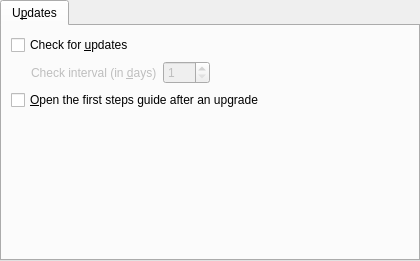
<?xml version="1.0" encoding="UTF-8"?>
<ui version="4.0">
 <class>PrefUpdates</class>
 <widget class="QWidget" name="PrefUpdates">
  <property name="geometry">
   <rect>
    <x>0</x>
    <y>0</y>
    <width>420</width>
    <height>261</height>
   </rect>
  </property>
  <layout class="QVBoxLayout">
   <property name="margin">
    <number>0</number>
   </property>
   <item>
    <widget class="QTabWidget" name="updates_tab">
     <property name="currentIndex">
      <number>0</number>
     </property>
     <widget class="QWidget" name="tab">
      <attribute name="title">
       <string>U&amp;pdates</string>
      </attribute>
      <layout class="QVBoxLayout" name="verticalLayout">
       <item>
        <widget class="QCheckBox" name="updates_check">
         <property name="text">
          <string>Check for &amp;updates</string>
         </property>
        </widget>
       </item>
       <item>
        <widget class="QWidget" name="days_frame" native="true">
         <property name="enabled">
          <bool>false</bool>
         </property>
         <layout class="QHBoxLayout" name="horizontalLayout">
          <property name="margin">
           <number>0</number>
          </property>
          <item>
           <spacer>
            <property name="orientation">
             <enum>Qt::Horizontal</enum>
            </property>
            <property name="sizeType">
             <enum>QSizePolicy::Fixed</enum>
            </property>
            <property name="sizeHint" stdset="0">
             <size>
              <width>20</width>
              <height>20</height>
             </size>
            </property>
           </spacer>
          </item>
          <item>
           <widget class="QLabel" name="label">
            <property name="text">
             <string>Check interval (in &amp;days)</string>
            </property>
            <property name="buddy">
             <cstring>days_spin</cstring>
            </property>
           </widget>
          </item>
          <item>
           <widget class="QSpinBox" name="days_spin">
            <property name="minimum">
             <number>1</number>
            </property>
            <property name="maximum">
             <number>365</number>
            </property>
           </widget>
          </item>
          <item>
           <spacer name="horizontalSpacer">
            <property name="orientation">
             <enum>Qt::Horizontal</enum>
            </property>
            <property name="sizeHint" stdset="0">
             <size>
              <width>165</width>
              <height>20</height>
             </size>
            </property>
           </spacer>
          </item>
         </layout>
        </widget>
       </item>
       <item>
        <widget class="QCheckBox" name="open_page_check">
         <property name="sizePolicy">
          <sizepolicy hsizetype="MinimumExpanding" vsizetype="Fixed">
           <horstretch>0</horstretch>
           <verstretch>0</verstretch>
          </sizepolicy>
         </property>
         <property name="text">
          <string>&amp;Open the first steps guide after an upgrade</string>
         </property>
        </widget>
       </item>
       <item>
        <spacer>
         <property name="orientation">
          <enum>Qt::Vertical</enum>
         </property>
         <property name="sizeHint" stdset="0">
          <size>
           <width>354</width>
           <height>61</height>
          </size>
         </property>
        </spacer>
       </item>
      </layout>
     </widget>
    </widget>
   </item>
  </layout>
 </widget>
 <tabstops>
  <tabstop>updates_tab</tabstop>
  <tabstop>updates_check</tabstop>
  <tabstop>days_spin</tabstop>
  <tabstop>open_page_check</tabstop>
 </tabstops>
 <resources/>
 <connections>
  <connection>
   <sender>updates_check</sender>
   <signal>toggled(bool)</signal>
   <receiver>days_frame</receiver>
   <slot>setEnabled(bool)</slot>
   <hints>
    <hint type="sourcelabel">
     <x>169</x>
     <y>57</y>
    </hint>
    <hint type="destinationlabel">
     <x>171</x>
     <y>68</y>
    </hint>
   </hints>
  </connection>
 </connections>
</ui>
